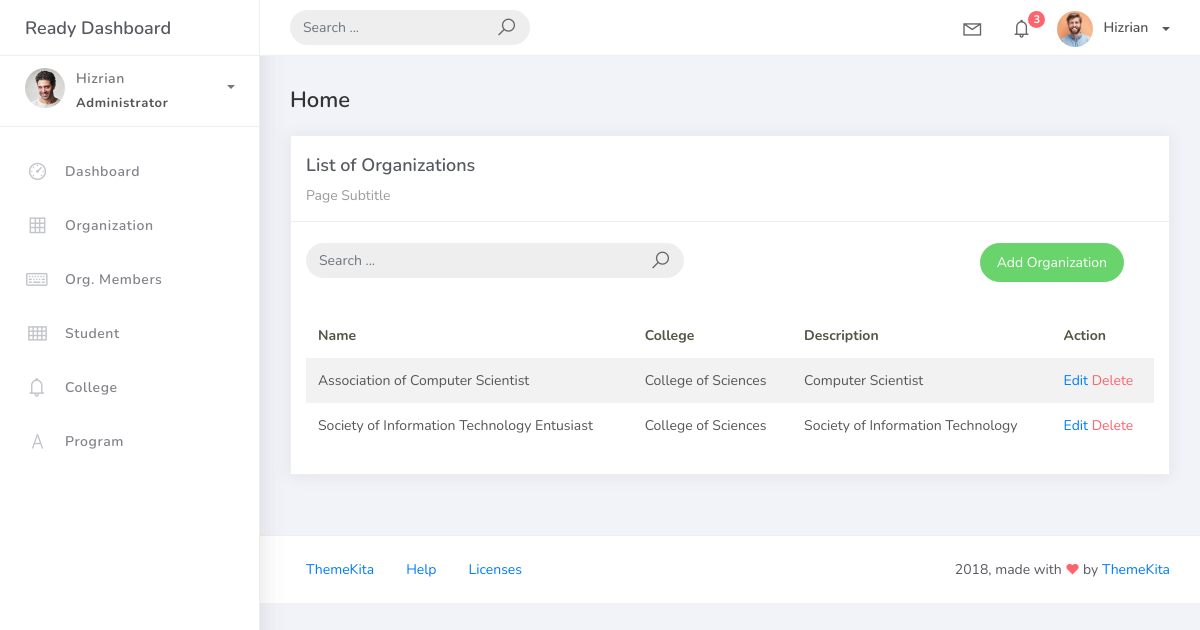
Before: /organization_list with the older database file.
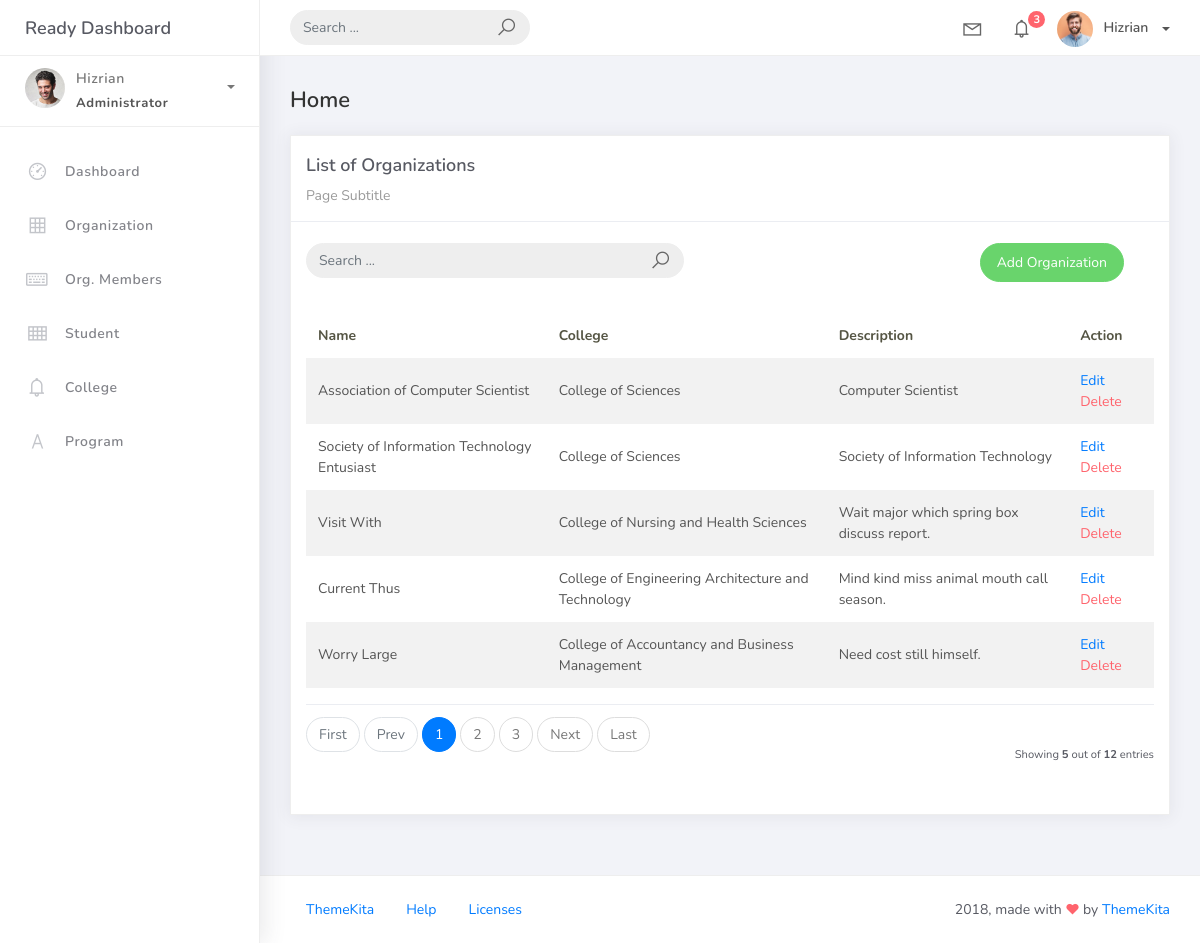
After: the same page with the newer database file.
### studentorg/models.py (models this page shows, shortened)
class BaseModel(models.Model):
    created_at = models.DateTimeField(auto_now_add=True, db_index=True)
    updated_at = models.DateTimeField(auto_now=True)
    class Meta:
        abstract = True

class Organization(BaseModel):
    name = models.CharField(max_length=250)
    college = models.ForeignKey(College, null=True, blank=True, on_delete=models.CASCADE)
    description = models.CharField(max_length=500)

class College(BaseModel):
    college_name = models.CharField(max_length=150)
    def __str__(self):
        return self.college_name

### studentorg/views.py (the view)
# urls.py: path('organization_list', OrganizationList.as_view(), name='organization-list'),
class OrganizationList(ListView):
    model = Organization
    context_object_name = 'organization'
    template_name = 'org_list.html'
    paginate_by = 5
    def get_queryset(self, *args, **kwargs):
        qs = super(OrganizationList, self).get_queryset(*args, **kwargs)
        if self.request.GET.get("q") !=None:
            query = self.request.GET.get('q')
            qs = qs.filter(Q(name__icontains=query) |
                           Q(college__college_name__icontains=query) |
                           Q(description__icontains=query))
        return qs

### templates/org_list.html
{% extends 'base.html' %} {% load static %} {% block content %}
<div class="content">
    <div class="container-fluid">
        <h4 class="page-title">Home</h4>
        <div class="row">
            <div class="col-md-12">
                <div class="card">
                    <div class="card-header">
                        <div class="card-title">List of Organizations</div>
                        <div class="card-category">Page Subtitle</div>
                    </div>
                    <br />
                        <div class="col-md-12 row">
                            <div class="col-md-6">
                                <form class="navbar-left navbar-form nav-search mr-md-3" action="{% url 'organization-list' %}">
                                    <div class="input-group">
                                        <input type="text" placeholder="Search ..." class="form-control" name="q" />
                                        <div class="input-group-append">
                                        <span class="input-group-text">
                                            <i class="la la-search search-icon"></i>
                                        </span>
                                        </div>
                                    </div>
                                </form>
                            </div>
                            <div class="col-md-6">
                                <div class="pull-right">
                                    <a href="{% url 'organization-add' %}" class="btn btn-success btn-rounded"> Add Organization</a>
                                </div>
                            </div>
                        </div>
                    <div class="card-body">
                        <table class="table table-striped mt-3">
                            <thead>
                                <tr>
                                    <th scope="col">Name</th>
                                    <th scope="col">College</th>
                                    <th scope="col">Description</th>
                                    <th scope="col">Action</th>
                                </tr>
                            </thead>
                            <tbody>
                                {% for object in object_list %}
                                <tr>
                                    <td>{{ object.name }}</td>
                                    <td>{{ object.college }}</td>
                                    <td>{{ object.description }}</td>
                                    <td>
                                        <a href="organization_list/{{ object.id }}">Edit</a>
                                        <a href="organization_list/{{ object.id }}/delete" class="text-danger">Delete</a>
                                    </td>
                                </tr>
                                {% empty %}
                                <tr>
                                    <td colspan="4" style="text-align: center;">
                                        <p class="text-sm font-weight-bold mb-0">No Records Found</p>
                                    </td>
                                </tr>
                                {% endfor %}
                            </tbody>
                        </table>
                        {% include 'includes/pagination.html' %}
                    </div>
                </div>
            </div>
        </div>
    </div>
</div>
{% endblock %}

Changed rows visible on the page:
added Organization: name "Visit With", college "College of Nursing and Health Sciences", description "Wait major which spring box discuss report."
added Organization: name "Current Thus", college "College of Engineering Architecture and Technology", description "Mind kind miss animal mouth call season."
added Organization: name "Worry Large", college "College of Accountancy and Business Management", description "Need cost still himself."
Other visible differences:
{{ object_list.count }}: (not shown) → "5"
{{ paginator.count }}: (not shown) → "12"
text now shown: "First Prev Next Last Showing out of entries"
new list line: "1"
new list line: "2"
new list line: "3"
